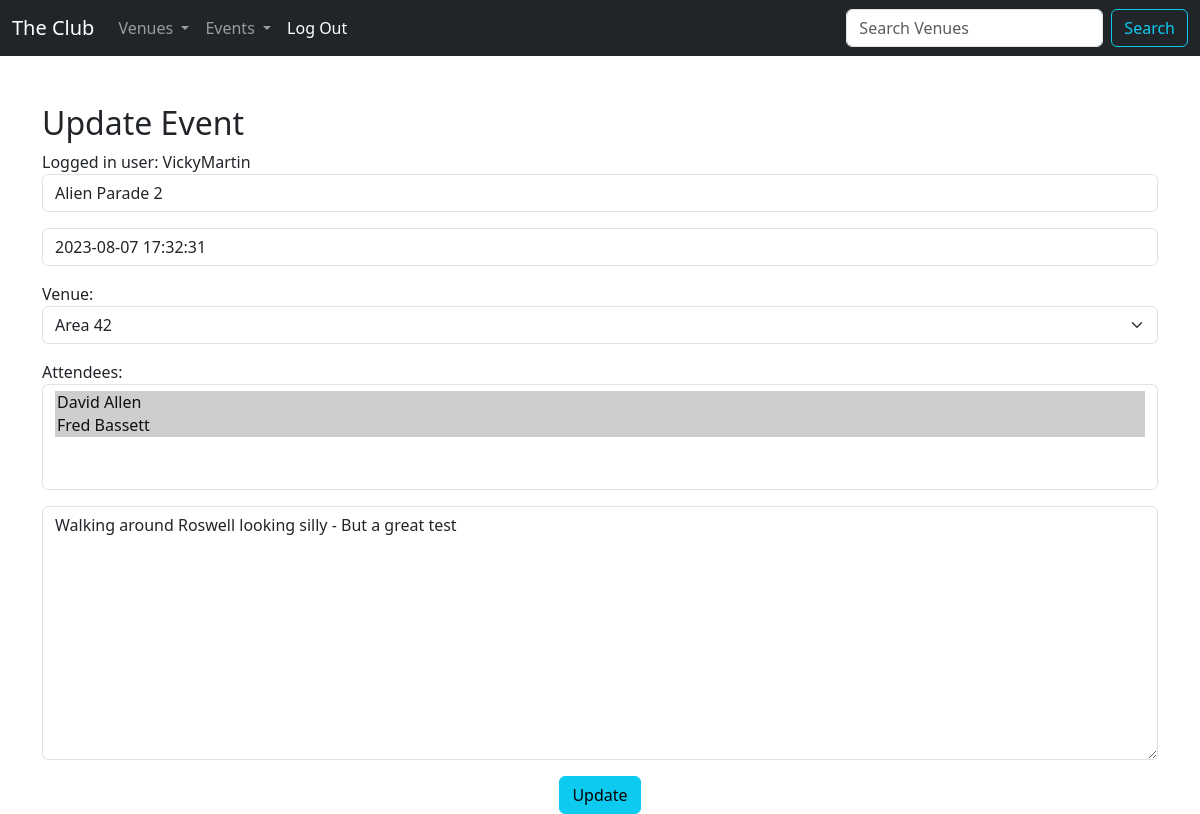
/update_event/1 (signed in), run on an earlier commit of the app's database.
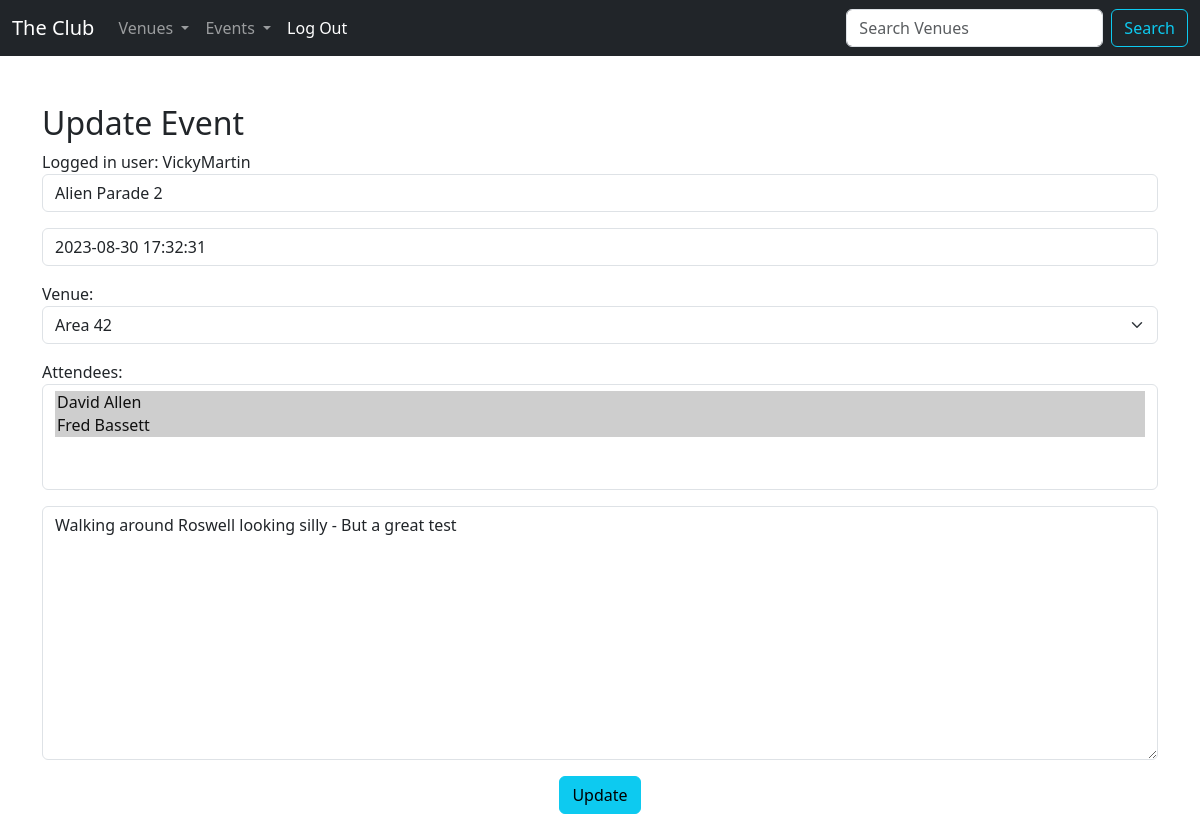
And on a later commit of the database.
### events/models.py (models this page shows, shortened)
class Event(models.Model):
    name = models.CharField("Event Name", max_length=120)
    event_date = models.DateTimeField("Event Date")
    venue = models.ForeignKey(Venue, blank=True, null=True, on_delete=models.CASCADE)
    manager = models.ForeignKey(User, blank=True, null=True, on_delete=models.SET_NULL)
    description = models.TextField(blank=True)
    attendees = models.ManyToManyField(MyClubUser, blank=True)
    approved = models.BooleanField("Approved", default=False)

class Venue(models.Model):
    name = models.CharField("Venue Name", max_length=120)
    address = models.CharField(max_length=300)
    zip_code = models.CharField("Zip Code", max_length=15)
    phone = models.CharField("Contact Phone", max_length=25, blank=True)
    web = models.URLField("Website Address", blank=True)
    email_address = models.EmailField("Email Address", blank=True)
    owner = models.IntegerField("Venue Owner", blank=False, default=1)
    venue_image = models.ImageField(null=True, blank=True, upload_to="images/")
    def __str__(self):
        return self.name

### events/views.py (the view)
# urls.py: path("update_event/<event_id>", views.update_event, name="update-event"),
def update_event(request, event_id):
    event = Event.objects.get(pk=event_id)
    if request.user.is_superuser:
        form = EventFormAdmin(request.POST or None, instance=event)
    else:
        form = EventForm(request.POST or None, instance=event)
    if form.is_valid():
        form.save()
        return redirect("list-events")
    return render(request, "events/update_event.html", {"event": event, "form": form})

### events/forms.py
class EventForm(ModelForm):
    class Meta:
        model = Event
        fields = (
            "name",
            "event_date",
            "venue",
            "attendees",
            "description",
        )
        labels = {
            "name": "",
            "event_date": "",
            "venue": "Venue",
            "attendees": "Attendees",
            "description": "",
        }
        widgets = {
            "name": forms.TextInput(
                attrs={"class": "form-control", "placeholder": "Name of the Event"}
            ),
            "event_date": forms.TextInput(
                attrs={"class": "form-control", "placeholder": "Date of Event"}
            ),
            "venue": forms.Select(
                attrs={"class": "form-select", "placeholder": "Venue"}
            ),
            "attendees": forms.SelectMultiple(
                attrs={
                    "class": "form-control",
                    "placeholder": "Attendees",
                }
            ),
            "description": forms.Textarea(
                attrs={"class": "form-control", "placeholder": "Description"}
            ),
        }

### events/templates/events/update_event.html (shortened to what this page needs)
{% extends 'events/base.html' %}
{% block content %}
  {% if user.is_authenticated %}
    {% if user == event.manager %}
      <br><br>
      <h2>Update Event</h2>
      Logged in user: {{ user }}
      <br/>
      <form action="" method="POST">
        {{ form.as_p }}
        <center>
          <input type="submit" value="Update" class="btn btn-info">
        </center>
      </form>
    {% else %}
      <h2>Access Denied</h2>
      <p>Only the event manager can alter the event</p>
    </center>
    {% endif %}
  {% else %}
    <h2>You have to be logged in to Update Events</h2>
    <a class="btn btn-info" href="{% url 'login' %}">Log in Here</a>
  {% endif %}
{% endblock %}

What changed in the data, as far as the page shows it:
changed Event "Area 42": event_date "2023-08-07 17:32:31" → "2023-08-30 17:32:31"
